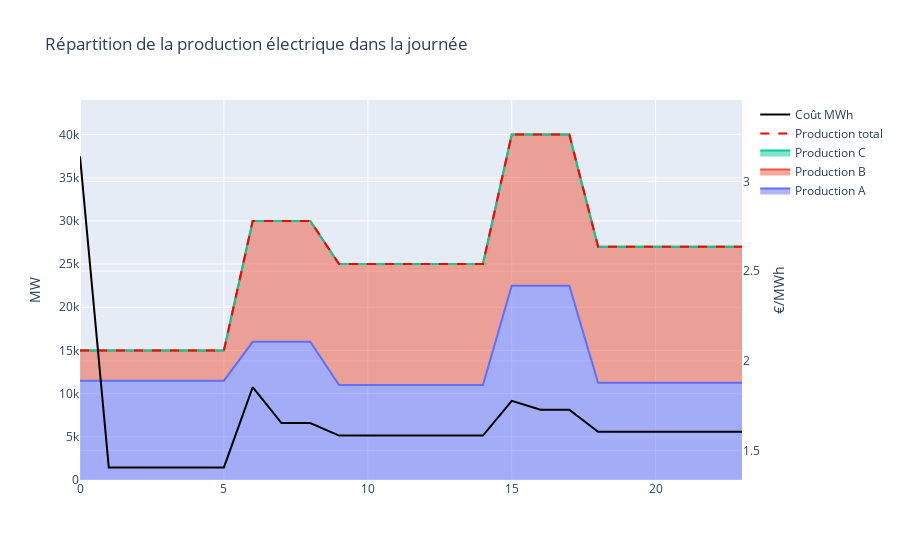

Source (notebook cell):
### Code cell
def df_results22(dict_N,dict_P,dict_Nstart,dict_XX):
    df = pd.DataFrame()
    df["h"] = range(24) 
    df["Consommation (MW)"] = consommation
    df["Production total"] = 0
    df["Coût total"] = 0
    for X in dict_XX:
        df[f"Nb centrale {X}"] = [int(dict_N[X,t].X) for t in range(24)]
        df[f"Puissance tot {X}"] = [dict_P[X,t].X for t in range(24)]
        df[f"Coût {X}"] = [dict_N[X,t].X * dict_XX[X].Cbase + (dict_P[X,t].X - dict_N[X,t].X * dict_XX[X].Pmin) * dict_XX[X].Cmwh + dict_Nstart[X,t].X*dict_Thermique[X].Cstart for t in range(24)]
        df["Production total"] += df[f"Puissance tot {X}"]
        df["Coût total"] += df[f"Coût {X}"]
    df["Coût MWh"] = df["Coût total"]/df["Production total"]
    return df
df = df_results22(dict_N=dict_N,dict_P=dict_P,dict_Nstart=dict_Nstart,dict_XX=dict_Thermique)
fig = Results_viz(df,dict_Thermique)
fig.show()

### Figure 1 — Plotly figure (JSON) as saved in the notebook; plotly's stock layout.template omitted (floating-point values rounded to 4 significant figures)
{"data": [{"fill": "tonexty", "name": "Production A", "type": "scatter", "x": [0, 1, 2, 3, 4, 5, 6, 7, 8, 9, 10, 11, 12, 13, 14, 15, 16, 17, 18, 19, 20, 21, 22, 23], "y": [11500, 11500, 11500, 11500, 11500, 11500, 16000, 16000, 16000, 11000, 11000, 11000, 11000, 11000, 11000, 22500, 22500, 22500, 11250, 11250, 11250, 11250, 11250, 11250]}, {"fill": "tonexty", "name": "Production B", "type": "scatter", "x": [0, 1, 2, 3, 4, 5, 6, 7, 8, 9, 10, 11, 12, 13, 14, 15, 16, 17, 18, 19, 20, 21, 22, 23], "y": [15000, 15000, 15000, 15000, 15000, 15000, 30000, 30000, 30000, 25000, 25000, 25000, 25000, 25000, 25000, 40000, 40000, 40000, 27000, 27000, 27000, 27000, 27000, 27000]}, {"fill": "tonexty", "name": "Production C", "type": "scatter", "x": [0, 1, 2, 3, 4, 5, 6, 7, 8, 9, 10, 11, 12, 13, 14, 15, 16, 17, 18, 19, 20, 21, 22, 23], "y": [15000, 15000, 15000, 15000, 15000, 15000, 30000, 30000, 30000, 25000, 25000, 25000, 25000, 25000, 25000, 40000, 40000, 40000, 27000, 27000, 27000, 27000, 27000, 27000]}, {"line": {"color": "red", "dash": "dash"}, "name": "Production total", "type": "scatter", "x": [0, 1, 2, 3, 4, 5, 6, 7, 8, 9, 10, 11, 12, 13, 14, 15, 16, 17, 18, 19, 20, 21, 22, 23], "y": [15000, 15000, 15000, 15000, 15000, 15000, 30000, 30000, 30000, 25000, 25000, 25000, 25000, 25000, 25000, 40000, 40000, 40000, 27000, 27000, 27000, 27000, 27000, 27000]}, {"line": {"color": "black"}, "name": "Coût MWh", "type": "scatter", "x": [0, 1, 2, 3, 4, 5, 6, 7, 8, 9, 10, 11, 12, 13, 14, 15, 16, 17, 18, 19, 20, 21, 22, 23], "y": [3.14, 1.407, 1.407, 1.407, 1.407, 1.407, 1.853, 1.653, 1.653, 1.584, 1.584, 1.584, 1.584, 1.584, 1.584, 1.778, 1.728, 1.728, 1.606, 1.606, 1.606, 1.606, 1.606, 1.606], "yaxis": "y2"}], "layout": {"hovermode": "x", "title": {"text": "Répartition de la production électrique dans la journée"}, "yaxis": {"range": [0, 44000], "title": {"text": "MW"}}, "yaxis2": {"anchor": "free", "overlaying": "y", "position": 1, "range": [1.336, 3.454], "side": "right", "title": {"text": "€/MWh"}}}}
